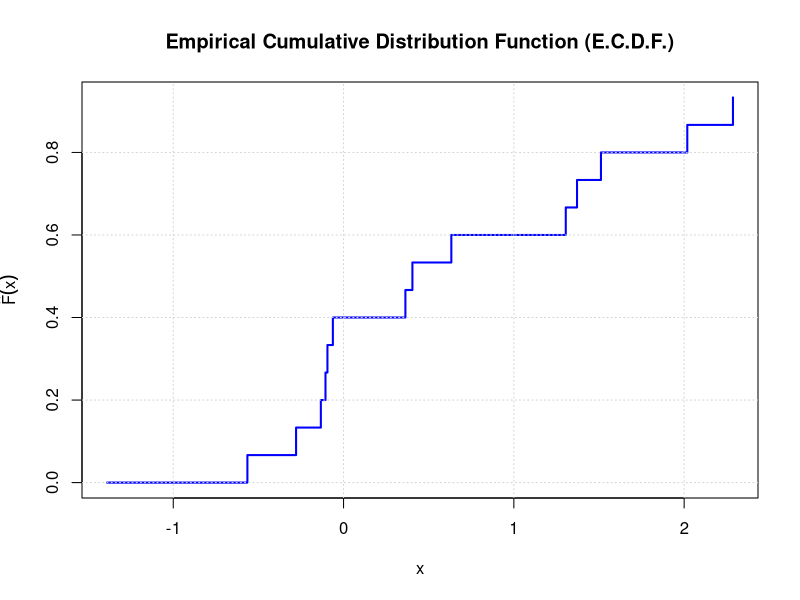
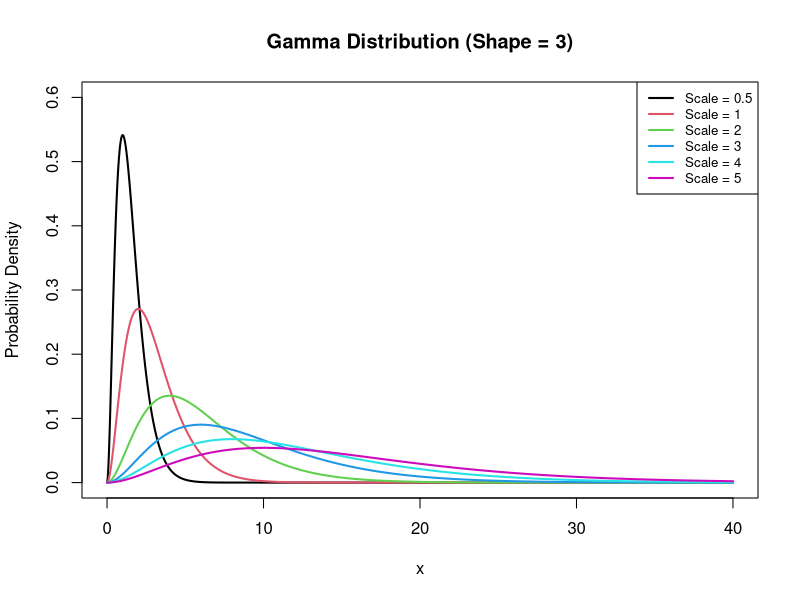
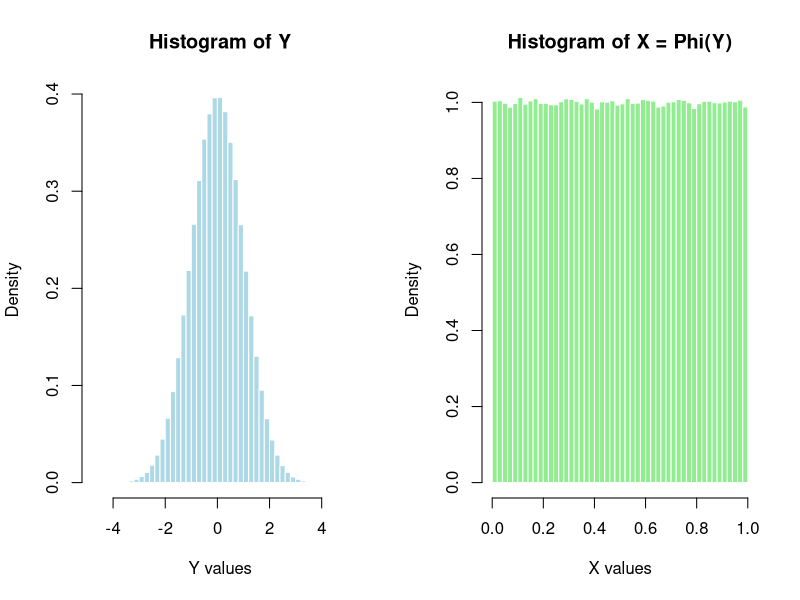
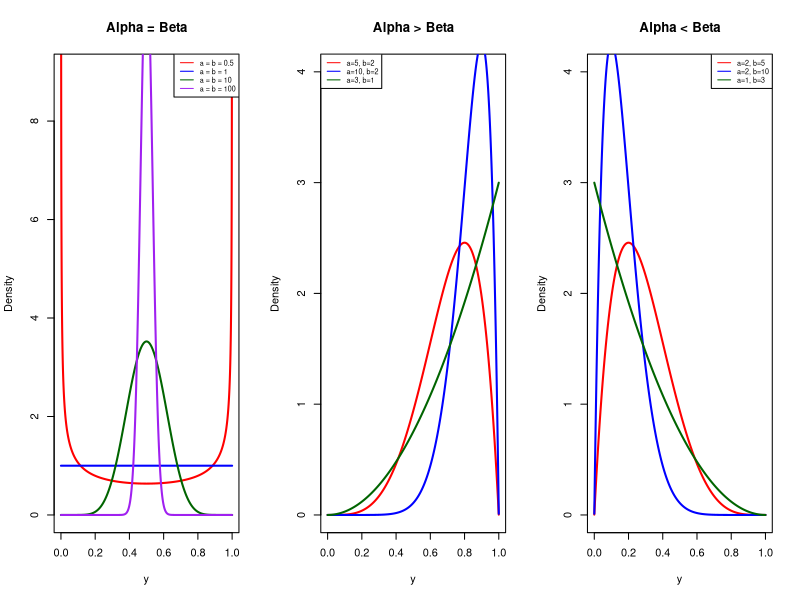
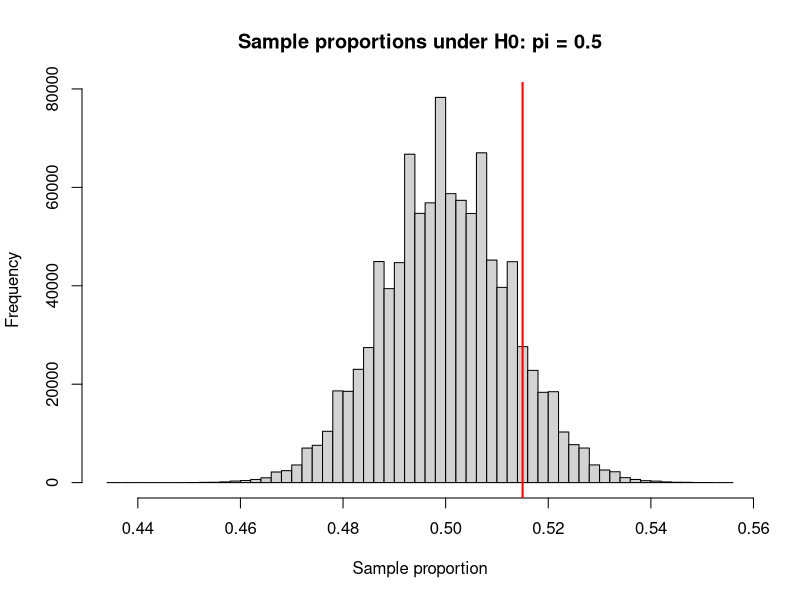
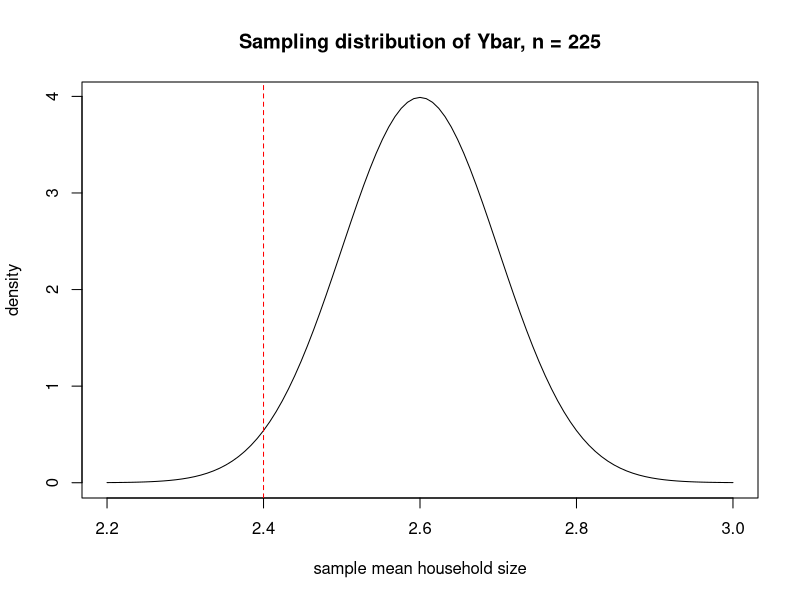
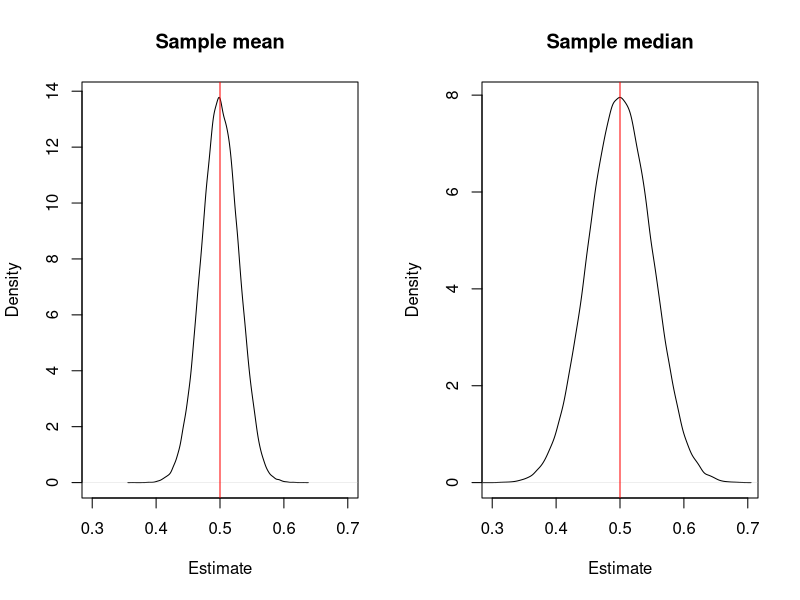

Write the R code that produced these figures, in order.
## ---- chunk 1
knitr::opts_chunk$set(echo = TRUE)
## ---- chunk 2
# Setup
set.seed(0)
n <- 1000
A <- matrix(runif(n*n), n, n)
x.true <- runif(n)
y <- A %*% x.true

# B
tempo_b <- system.time({
  A_inv <- solve(A)          
  x1 <- A_inv %*% y          
})

print("Time with explicit inverse:")
print(tempo_b)


# C
tempo_c <- system.time({
  x2 <- solve(A, y)          
})

error1 <- mean(abs(x1-x.true))
error2 <- mean(abs(x2-x.true))

print("Time with direct solution:")
print(tempo_c)

error1
error2

## ---- chunk 3
# ==============================================================================
# Function for the Empirical C.D.F.
# ==============================================================================
# Definition based on the formula: F_hat(x) = #{x_i < x} / n
# 
# Arguments:
#   - x        : numeric unordered vector of observations
#   - plot.cdf : boolean (TRUE/FALSE). If TRUE, generates the step plot.
# ==============================================================================

compute_ecdf <- function(x, plot.cdf = FALSE) {
  # Total number of observations
  n <- length(x)
  
  if (n == 0) {
    stop("The input vector is empty.")
  }
  
  # a. Calculates the empirical c.d.f. for each element, preserving the original order
  # For each element x[i], counts how many elements in the vector are strictly smaller (<)
  ecdf_values <- sapply(x, function(xi) {
    sum(x < xi) / n
  })
  
  if (plot.cdf) {
    x_ordinato <- sort(x)
    y_ordinato <- (0:(n - 1)) / n
    
    plot(x_ordinato, y_ordinato, type = "s", lwd = 2, col = "blue",
         main = "Empirical Cumulative Distribution Function (E.C.D.F.)",
         xlab = "x", ylab = expression(hat(F)(x)))
    grid()
  }
  
  return(ecdf_values)
}


set.seed(42)

campione <- rnorm(15)

print("Original vector of observations:")
print(campione)

risultati_ecdf <- compute_ecdf(campione, plot.cdf = TRUE)

print("Values of the empirical c.d.f. (in the order corresponding to the original vector):")
print(risultati_ecdf)
## ---- chunk 4
# Set the shape and scale parameters
k <- 3
scales <- c(0.5, 1, 2, 3, 4, 5)

# Create x values
x <- seq(0, 40, length.out = 1000)

# Plot the first Gamma distribution
plot(x, dgamma(x, shape = k, scale = scales[1]),
     type = "l", col = 1, lwd = 2,
     ylim = c(0, 0.6),
     xlab = "x", ylab = "Probability Density",
     main = "Gamma Distribution (Shape = 3)")

# Add the other distributions
for (i in 2:length(scales)) {
  lines(x, dgamma(x, shape = k, scale = scales[i]),
        col = i, lwd = 2)
}

# Add the legend
legend("topright",
       legend = paste("Scale =", scales),
       col = 1:6, lwd = 2, cex = 0.8)
## ---- chunk 5
# Joint probability distribution from Table 2.4
P <- matrix(c(0.080, 0.198, 0.079,
              0.043, 0.254, 0.143,
              0.017, 0.105, 0.081),
            nrow = 3, byrow = TRUE)

# Marginal probabilities
px <- rowSums(P)
py <- colSums(P)

# Income scores
x <- c(1, 2, 3)

# Function to calculate correlation
joint_cor <- function(x, y, P) {
  px <- rowSums(P)
  py <- colSums(P)

  EX <- sum(x * px)
  EY <- sum(y * py)

  EXY <- sum(outer(x, y) * P)

  covXY <- EXY - EX * EY

  varX <- sum(x^2 * px) - EX^2
  varY <- sum(y^2 * py) - EY^2

  covXY / sqrt(varX * varY)
}

# Scoring system (i)
cor1 <- joint_cor(x, c(1, 2, 3), P)

# Scoring system (ii)
cor2 <- joint_cor(x, c(1, 4, 5), P)

round(c(System_i = cor1, System_ii = cor2), 4)
## ---- chunk 6
# Joint probabilities under independence
P_independent <- outer(px, py)

rownames(P_independent) <- c("Below average",
                             "Average",
                             "Above average")

colnames(P_independent) <- c("Not too happy",
                             "Pretty happy",
                             "Very happy")

round(P_independent, 6)

# Check that the marginals are unchanged
rowSums(P_independent)
colSums(P_independent)
## ---- chunk 7
# Generate one million standard normal observations
set.seed(123)
y <- rnorm(1000000, mean = 0, sd = 1)

# Apply the standard normal CDF
x <- pnorm(y)

# Display both histograms side by side
par(mfrow = c(1, 2))

hist(y,
     breaks = 60,
     probability = TRUE,
     main = "Histogram of Y",
     xlab = "Y values",
     col = "lightblue",
     border = "white")

hist(x,
     breaks = 60,
     probability = TRUE,
     main = "Histogram of X = Phi(Y)",
     xlab = "X values",
     col = "lightgreen",
     border = "white")

# Restore the default plotting layout
par(mfrow = c(1, 1))
## ---- chunk 8
# Values strictly inside (0,1)
y <- seq(0.0001, 0.9999, length.out = 2000)

# Three panels
par(mfrow = c(1, 3))

# (i) Equal parameters
params <- c(0.5, 1, 10, 100)
cols <- c("red", "blue", "darkgreen", "purple")

plot(y, dbeta(y, 0.5, 0.5),
     type = "l", col = cols[1], lwd = 2,
     ylim = c(0, 9),
     main = "Alpha = Beta",
     xlab = "y", ylab = "Density")

for (i in 2:4) {
  lines(y, dbeta(y, params[i], params[i]),
        col = cols[i], lwd = 2)
}

legend("topright",
       legend = paste("a = b =", params),
       col = cols, lty = 1, cex = 0.65)

# (ii) Alpha greater than Beta
plot(y, dbeta(y, 5, 2),
     type = "l", col = "red", lwd = 2,
     ylim = c(0, 4),
     main = "Alpha > Beta",
     xlab = "y", ylab = "Density")

lines(y, dbeta(y, 10, 2),
      col = "blue", lwd = 2)
lines(y, dbeta(y, 3, 1),
      col = "darkgreen", lwd = 2)

legend("topleft",
       legend = c("a=5, b=2", "a=10, b=2",
                  "a=3, b=1"),
       col = c("red", "blue", "darkgreen"),
       lty = 1, cex = 0.65)

# (iii) Alpha less than Beta
plot(y, dbeta(y, 2, 5),
     type = "l", col = "red", lwd = 2,
     ylim = c(0, 4),
     main = "Alpha < Beta",
     xlab = "y", ylab = "Density")

lines(y, dbeta(y, 2, 10),
      col = "blue", lwd = 2)
lines(y, dbeta(y, 1, 3),
      col = "darkgreen", lwd = 2)

legend("topright",
       legend = c("a=2, b=5", "a=2, b=10",
                  "a=1, b=3"),
       col = c("red", "blue", "darkgreen"),
       lty = 1, cex = 0.65)

par(mfrow = c(1, 1))
## ---- chunk 9
n     <- 1648   # poll size
p_obs <- 0.515  # observed proportion for Kelly
p0    <- 0.5    # presumed population proportion (H0)
## ---- chunk 10
se <- sqrt(p0 * (1 - p0) / n)
se
## ---- chunk 11
set.seed(0)
B <- 1e6
results <- rbinom(B, n, p0) / n
mean(results); sd(results)

hist(results, breaks = 50, main = "Sample proportions under H0: pi = 0.5",
     xlab = "Sample proportion")
abline(v = p_obs, col = "red", lwd = 2)

# share of simulated polls with at least 51.5% for Kelly
mean(results >= p_obs)
## ---- chunk 12
z <- (p_obs - p0) / se
z
1 - pnorm(z)   # normal approximation, compare with the simulation
## ---- chunk 13
mu    <- 2.6   # population mean (Census)
sigma <- 1.5   # population SD (Census)
n     <- 225   # sample size
ybar  <- 2.4   # observed sample mean
s     <- 1.4   # observed sample SD
## ---- chunk 14
center_c  <- mu               # E(Ybar)
se_theory <- sigma / sqrt(n)  # true standard error
se_hat    <- s / sqrt(n)      # standard error estimated from the sample
center_c; se_theory; se_hat
## ---- chunk 15
z <- (ybar - mu) / se_theory
z
2 * pnorm(-abs(z))   # two-sided probability
## ---- chunk 16
curve(dnorm(x, center_c, se_theory), from = 2.2, to = 3.0,
      main = "Sampling distribution of Ybar, n = 225",
      xlab = "sample mean household size", ylab = "density")
abline(v = ybar, col = "red", lty = 2)   # observed ybar
## ---- chunk 17
p <- 0.30
error <- 0.04
confidence <- 0.90

z <- qnorm(1 - (1 - confidence) / 2)

s_required <- ceiling(z^2 * p * (1 - p) / error^2)

#A sample size of 356 is required
# Formatted output
cat("\nEXERCISE 4.8 - REQUIRED SAMPLE SIZE\n")
cat("----------------------------------------\n")
cat("Confidence level: 90%\n")
cat("Expected proportion: 0.30\n")
cat("Margin of error: 0.04\n\n")

cat(sprintf("Required sample size: %.0f\n", s_required))
## ---- chunk 18
#Import full data set from textbook
#gender: 0=male, 1=female

students <- read.table(header=TRUE, text="

subject gender age hsgpa cogpa dhome dres tv sport news aids veg affil ideol relig abor affirm life 
1     0  32  2.2  3.5  0     5.0  3   5  0   0  0  2  6  2  0  0  1
2     1  23  2.1  3.5  1200  0.3  15  7  5   6  1  1  2  1  1  1  3
3     1  27  3.3  3.0  1300  1.5  0   4  3   0  1  1  2  2  1  1  3 
4     1  35  3.5  3.2  1500  8    5   5  6   3  0  3  4  1  1  1  2 
5     0  23  3.1  3.5  1600  10   6   6  3   0  0  3  1  0  1  0  2 
6     0  39  3.5  3.5  350   3    4   5  7   0  1  1  2  1  1  1  3
7     0  24  3.6  3.7   0    .2   5  12  4   2  0  3  2  1  1  1  1 
8     1  31  3.0  3.0  5000  1.5  5   3  3   1  0  3  2  1  1  1  1 
9     0  34  3.0  3.0  5000  2    7   5  3   0  0  3  1  1  1  1  3
10    0  28  4.0  3.1  900   2    1   1  2   1  1  3  3  0  0  1  1 
11    0  23  2.3  2.6  253   1.5  10 15  1   1  0  2  5  1  0  1  1 
12    1  27  3.5  3.6  190   3    14  3  7   0  0  1  2  1  1  1  3
13    0  36  3.3  3.5  245   1.5  6  15 12   5  0  1  1  1  1  1  1 
14    0  28  3.2  3.2  500   6    3  10  1   2  0  3  4  1  1  0  1
15    1  28  3.0  3.5  3500  1    4   3  1   0  0  1  1  0  1  1  1
16    1  25  3.8  3.3  210   10   7   6  1   0  1  3  2  3  1  1  1
17    1  41  4.0  3.0  1000  15   6   7  3  10  0  3  3  3  0  0  1
18    0  50  3.8  3.8  0     3    5   9  6  10  0  1  2  0  1  0  2 
19    0  71  4.0  3.5  5000  3    6  12  2   2  0  3  2  0  1  0  2 
20    1  28  3.0  3.8  120   1    25  0  0   2  1  1  1  1  1  1  1
21    1  26  3.7  3.7  8000  8    4   4  4   1  0  3  4  1  1  1  1
22    1  27  4.0  3.7  2     2.5  4   2  7   0  0  3  2  1  1  1  1
23    0  31  2.7  3.5  1700  5    7   7  2   0  0  2  7  3  0  0  1
24    1  23  3.7  3.7  2     2    7   4  2   0  0  3  4  0  1  1  1
25    0  23  3.2  3.8  450   4    0   7  7   3  0  3  1  0  1  1  1
26    1  44  3.0  3.0  0     2    2   3  2   3  1  3  3  2  1  1  1
27    0  26  3.7  3.0  1000  3    8   2  7   0  0  1  2  1  1  1  3
28    1  31  3.7  3.8  850  10    10  3  7   0  0  2  5  2  1  0  1 
29    0  24  3.3  3.1  420   2    10  6  5   0  0  1  4  1  1  1  3
30    1  26  3.3  3.3  1200  .75  10  0  3   0  0  2  2  1  1  1  3
31    0  26  3.3  3.5  1000  1.5  0   3  3   3  1  1  2  1  1  1  2 
32    1  32  3.5  3.9  150  12    10  2  0   0  0  1  2  1  0  0  1
33    0  26  3.4  3.4  2000  1.5  2   7 14   0  0  1  2  0  1  1  2 
34    1  22  3.2  2.8  316  2     10  3  5   2  0  3  2  1  1  1  3
35    1  24  3.5  3.9  900  1.75  8   0  0   1  0  1  1  1  1  1  3 
36    0  24  3.6  3.3  250   2    4   6  3   1  0  2  5  3  0  1  1 
37    0  23  3.8  3.7  180  .5    10  5  7   0  0  3  2  0  1  0  3
38    0  33  3.4  3.4  6000  1.5  8   5  6   2  0  3  2  0  1  1  2 
39    0  23  2.8  3.2  950   2    37  10 5   0  0  2  5  2  1  0  1 
40    0  31  3.8  3.5  1100  .75  .5  3  5   2  0  2  6  2  1  0  3
41    0  26  3.4  3.4  1300  1.2  0   8  2   0  0  3  2  1  0  1  2
42    0  28  2.0  3.0  360  .25  10   8  3   0  0  1  3  0  1  1  3
43    1  24  3.8  3.9  1800  2    2   5  4   1  0  2  6  3  0  1  1 
44    0  23  3.0  3.6  900   15  12   0  5   0  0  2  5  0  1  0  2 
45    1  25  3.0  4.0  5000  5   1.5  0  4   0  0  3  4  1  1  1  2
46    1  24  3.0  3.5  300   1   10   5  5   0  0  1  2  0  1  1  2
47    1  27  3.0  3.8  2000  20  28   7 14   2  1  2  3  1  1  1  1 
48    0  24  3.3  3.8  630   1.3  2   3  5   0  0  2  7  3  0  0  1
49    1  26  3.8  4.0  1200  1    0   4  3   1  0  1  2  0  1  1  2
50    1  27  3.0  4.0  580   2    5  15  1   2  0  1  1  1  1  1  2
51    0  32  3.0  3.0  2000  5    5   5  2   1  0  2  5  3  0  1  1
52    1  41  4.0  4.0  0     8    8   4  2   2  0  2  4  1  0  0  1
53    1  29  3.0  3.9  300  3.7   2   5  1  11  0  1  2  1  1  1  1
54    1  50  3.5  3.8  6    6     7   3  7   0  0  1  2  1  1  1  3
55    1  22  3.4  3.7  80   7    10   1  2   2  0  3  2  0  1  1  3
56    1  23  3.6  3.2  375  1.5  5    10 5   0  0  2  6  3  0  0  1
57    0  26  3.5  3.6  2000  .3  16   8  3   0  0  1  4  1  1  1  3
58    0  30  3.0  3.0  1    1.1  1    4  3   0  0  3  3  3  1  0  1
59    1  23  3.0  3.0  112  .5   15   3  3   0  0  3  4  2  1  1  1 
60    1  22  3.4  3.0  650  4    8   16  7   1  0  3  4  1  1  1  1
")
# View(students)
## ---- chunk 19
# a) construct a 95% confidence interval (a) for the mean weekly number of hours spent watching TV


result_a<- t.test(students$tv, conf.level=0.95)

##Under the sampling assumptions, we are 95% confident that the
# population mean weekly TV time is between 5.53 and 9.00 hours.
## ---- chunk 20
# b) construct a 95% confidence interval to compare females and
#males on the mean weekly number of hours spent watching TV

female<- students$tv[students$gender==1]
male<- students$tv[students$gender==0]


result_b<-t.test(
  female,
  male,
  var.equal = TRUE,
  conf.level =0.95
)
## ---- chunk 21
# Formatted output: part (a)

#%d displays an integer, such as the number of students.
#%% displays a literal % inside sprintf(), so "95%%" prints as 95%.

cat("\nEXERCISE 4.14 - WEEKLY TV HOURS\n")
cat("----------------------------------------\n")
cat("PART (a): Overall population mean\n\n")

cat(sprintf("Sample size: %d\n", length(students$tv)))
cat(sprintf("Sample mean: %.4f hours\n", mean(students$tv)))
cat(sprintf("Sample standard deviation: %.4f hours\n",
            sd(students$tv)))

cat(sprintf(
  "95%% confidence interval: (%.4f, %.4f) hours\n",
  result_a$conf.int[1],
  result_a$conf.int[2]
))

# Formatted output: part (b)
cat("\nPART (b): Female minus male population means\n\n")

cat(sprintf("%-12s %8s %12s\n", "Group", "n", "Mean hours"))
cat(sprintf("%-12s %8d %12.4f\n",
            "Female", length(female), mean(female)))
cat(sprintf("%-12s %8d %12.4f\n",
            "Male", length(male), mean(male)))

cat(sprintf(
  "\nEstimated difference: %.4f hours\n",
  mean(female) - mean(male)
))

cat(sprintf(
  "95%% confidence interval: (%.4f, %.4f) hours\n",
  result_b$conf.int[1],
  result_b$conf.int[2]
))

cat("\nIt includes three possibilities:
- Negative difference: females watch less TV on average.
- Zero difference: females and males have the same population mean.
- Positive difference: females watch more TV on average.

Although the sample difference is 1.484 hours, the uncertainty is large enough that zero remains compatible with the data.
Therefore, the corresponding two-sided test does not reject equal population means at the 5% significance level.

This does not prove that the means are equal. It means we do not have enough evidence to conclude that they differ, under the model assumptions.\n")
## ---- chunk 22
# uniform(0,1), pop. mean and mediam are both 0.5
# setting a seed means that the code produces the same sequence so you can reproduce your results

set.seed(123)

#choose sample size and n of repetitions

n<- 100
B<- 100000

#numeric(B) creates a vector containing 100,000 zeros.
#These zeros are placeholders. During the simulation, we replace them with the mean and median calculated from each sample.

sample_means<- numeric(B)
sample_medians<- numeric(B)

#This starts a loop. R runs the instructions inside { ... } repeatedly:
#  - First, i = 1.
#- Then, i = 2.
#- It continues until i = 100000.

for (i in 1:B) {
  #runif() generates random observations from a uniform distribution.
  x<-runif(n,min=0,max=1)
  
  sample_means[i]<-mean(x)
  sample_medians[i]<- median(x)
}

#Once the loop finishes, you have 100,000 sample means and 100,000 sample medians, calculated from the same set of simulated samples.

# Plot the sampling distributions side by side
par(mfrow = c(1, 2))

plot(density(sample_means),
     main = "Sample mean", xlab = "Estimate",
     xlim = c(0.3, 0.7))
#density(sample mean) Estimates a smooth distribution curve from the simulated means
# plot draws curve, xlab sets titel, xlim limit hor axis

#add vertical line at center 0.5
abline(v = 0.5, col = "red")

#same for medians
plot(density(sample_medians),
     main = "Sample median", xlab = "Estimate",
     xlim = c(0.3, 0.7))
abline(v = 0.5, col = "red")

#estimator whose results are more tightly concentrated around 0.5 has less sampling var, more accurate

par(mfrow = c(1, 1))

#calculate mse

mse_mean <- mean((sample_means - 0.5)^2)
mse_median <- mean((sample_medians - 0.5)^2)


# Display a formatted summary in the Console
#\n starts a new line.
#%.6f displays six decimal places.
#%-20s left-aligns text within a 20-character column.
#cat() prints without the [1] prefix.
#sprintf()lets you control decimal places and column alignment.

cat("\nEXERCISE 4.34 - SIMULATION RESULTS\n")
cat("----------------------------------------\n")
cat("Distribution: Uniform(0, 1)\n")
cat("Sample size:", n, "\n")
cat("Number of simulations:", B, "\n\n")

cat(sprintf("%-20s %12s\n", "Estimator", "MSE"))
cat(sprintf("%-20s %12.6f\n", "Sample mean", mse_mean))
cat(sprintf("%-20s %12.6f\n", "Sample median", mse_median))

cat(sprintf(
  "\nThe median's MSE is %.2f times the mean's MSE.\n",
  mse_median / mse_mean
))
